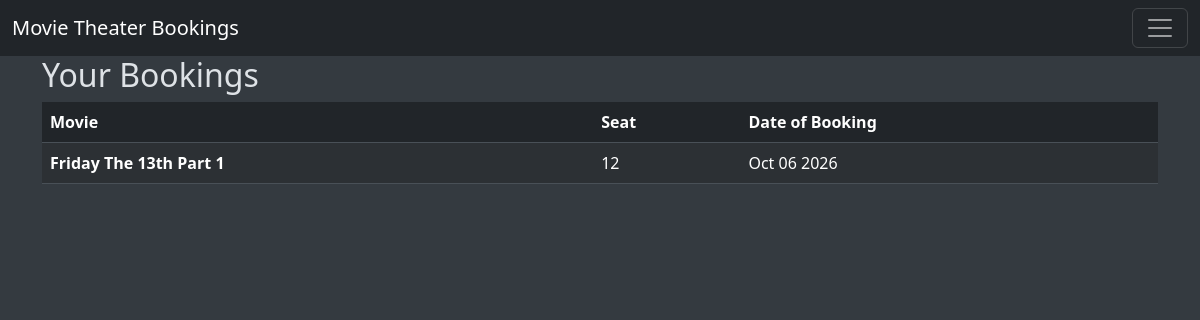
/history/ (signed in), run on an earlier commit of the app's database.
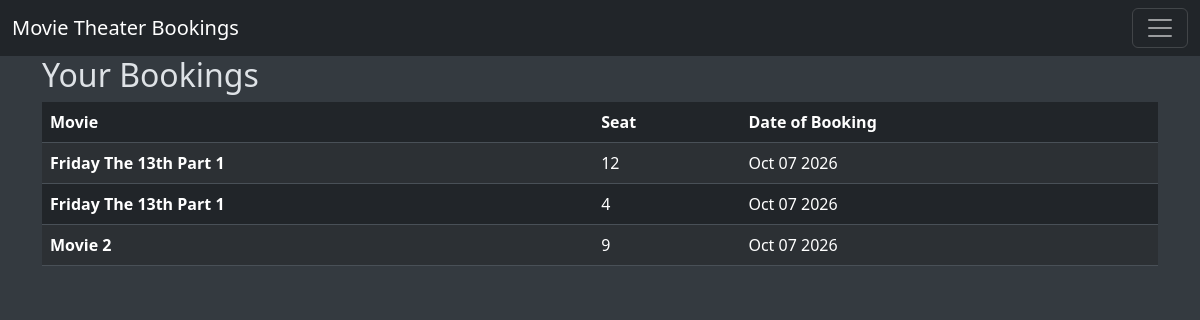
And on a later commit of the database.
### bookings/models.py (models this page shows, shortened)
class Booking(models.Model):
    movie = models.ForeignKey(Movie, on_delete=models.CASCADE)
    seat = models.ForeignKey(Seat, on_delete=models.CASCADE)
    user = models.ForeignKey(settings.AUTH_USER_MODEL, on_delete=models.CASCADE)
    date = models.DateTimeField(auto_now_add=True)

class Movie(models.Model):
    title = models.CharField(max_length=200)
    description = models.TextField()
    release_date = models.DateField()
    runtime = models.PositiveIntegerField()

class Seat(models.Model):
    number = models.PositiveIntegerField(unique=True)
    booking_status = models.BooleanField(default=False)

### bookings/views.py (the view)
# urls.py: path("history/", views.booking_history, name="history")
@login_required
def booking_history(request):
    bookings = Booking.objects.filter(user=request.user).order_by('-date')
    return render(request, "bookings/booking_history.html",{"bookings":bookings})

### bookings/templates/bookings/booking_history.html (shortened to what this page needs)
{% extends 'bookings/base.html' %}
{% block content %}
<h2> Your Bookings </h2>
<table class="table table-striped">
  <thead>
    <tr>
      <th scope="col">Movie</th>
      <th scope="col">Seat</th>
      <th scope="col">Date of Booking</th>
    </tr>
  </thead>
  <tbody>
    {% for booking in bookings %}
        <tr>
        <th scope="row">{{ booking.movie.title }}</th>
        <td>{{ booking.seat.number }}</td>
        <td>{{ booking.date |date:"M d Y" }}</td>
        </tr>
    {% empty %}
        <td colspan="3"> No Bookings Yet </td>
    {% endfor %}
  </tbody>
</table>
{% endblock %}

What changed in the data, as far as the page shows it:
removed Booking: movie "Friday The 13th Part 1", seat.number "12", date "Oct 06 2026"
added Booking: movie "Friday The 13th Part 1", seat.number "12", date "Oct 07 2026"
added Booking: movie "Friday The 13th Part 1", seat.number "4", date "Oct 07 2026"
added Booking: movie "Movie 2", seat.number "9", date "Oct 07 2026"
